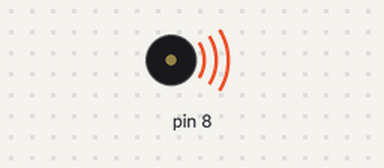
Recording of a sketch running on a simulated Arduino Uno, built with avr-gcc and run on an emulated ATmega328P. Shown: buzzer (waves = sounding).

Above: at 0.5 s.
Timing chart, 0 to 3.0 s (numbered marks = the images above):
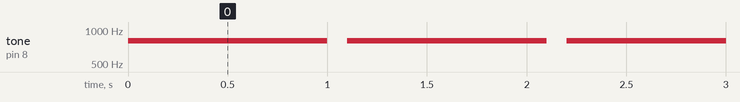

The sketch:

Speaker.ino
```cpp
# include <pitches.h>
void setup() {
  // put your setup code here, to run once:

}

void loop() {
  // put your main code here, to run repeatedly:

//tone(8, frequency);
tone(8, 800);
delay(1000);
noTone(8); //To stop audio
delay(100);

/*tone(8, 700);
delay(1000);
noTone(8); //To stop audio
delay(100);

tone(8, 900);
delay(1000);
noTone(8); //To stop audio
delay(100);

tone(8, 600);
delay(1000);
noTone(8); //To stop audio
delay(100);*/

}
```

Measured:
- by itself, tone on pin 8: alternates 800 Hz for 1.0 s and silent for 0.10 s
